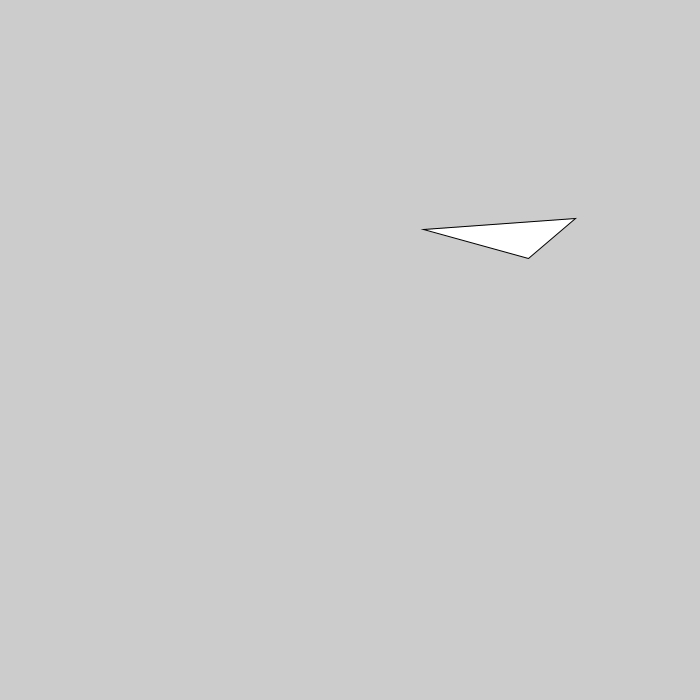
Frame 1 (no input)
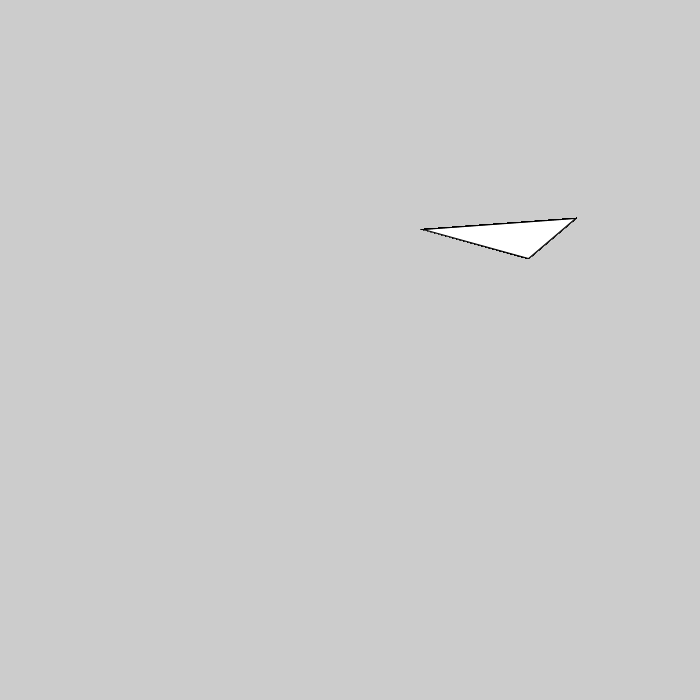
Frame 60 (the mouse pressed at the canvas centre just before this capture)
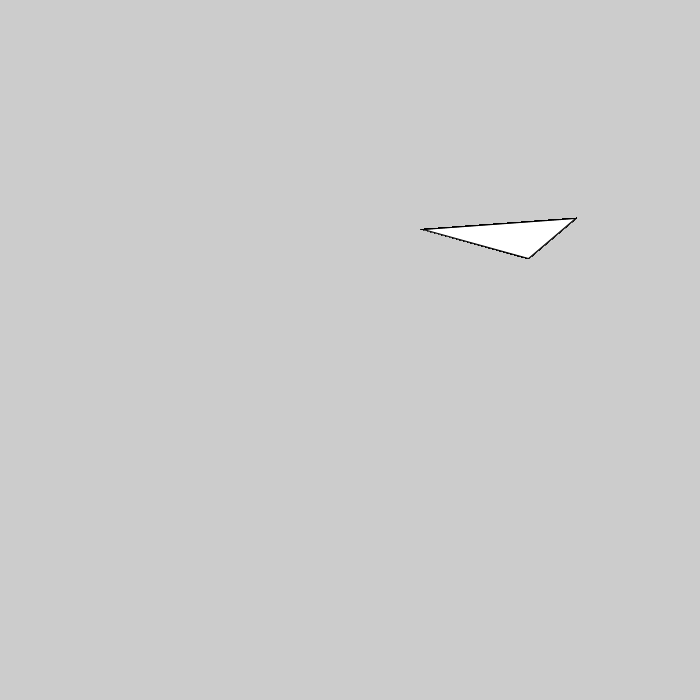
Frame 120 (the mouse held since frame 60 and released just before this capture)

The Processing sketch that drew these frames (run headless with seeded random() and noise(); from frame 60 on, the mouse is pressed at the canvas centre):

// Processing sketch: p000_Denari
// ── p000_Denari.pde
  float x1 = random(100, 600);
  float y1 = random(100, 600);
  float x2 = random(100, 600);
  float y2 = random(100, 600);
  float x3 = random(100, 600);
  float y3 = random(100, 600);
  float coef = (y2-y1)/(x2-x1);
  int red = (int)random(255);
  int green = (int)random(255);
  int blue = (int)random(255);
  
void setup(){
  size(700, 700);
}

void draw() { //<>//
  triangle(x1, y1, x2, y2, x3, y3);
  MouseMoved();
}

void MouseMoved() {
  if(PointInTriangle(mouseX, mouseY))
      fill(color(red, green, blue));
   else{
   fill(255);
   red = (int)random(255);
   green = (int)random(255);
   blue = (int)random(255);
   }
}

float Sign (float x1, float y1, float x2, float y2, float x3, float y3)
{
    return (x1 - x3) * (y2 - y3) - (x2 - x3) * (y1 - y3);
}

boolean PointInTriangle (float px, float py)
{
    boolean b1, b2, b3;

    b1 = Sign(px, py, x1, y1, x2, y2) < 0.0f;
    b2 = Sign(px, py, x2, y2, x3, y3) < 0.0f;
    b3 = Sign(px, py, x3, y3, x1, y1) < 0.0f;

    return ((b1 == b2) && (b2 == b3));
}
